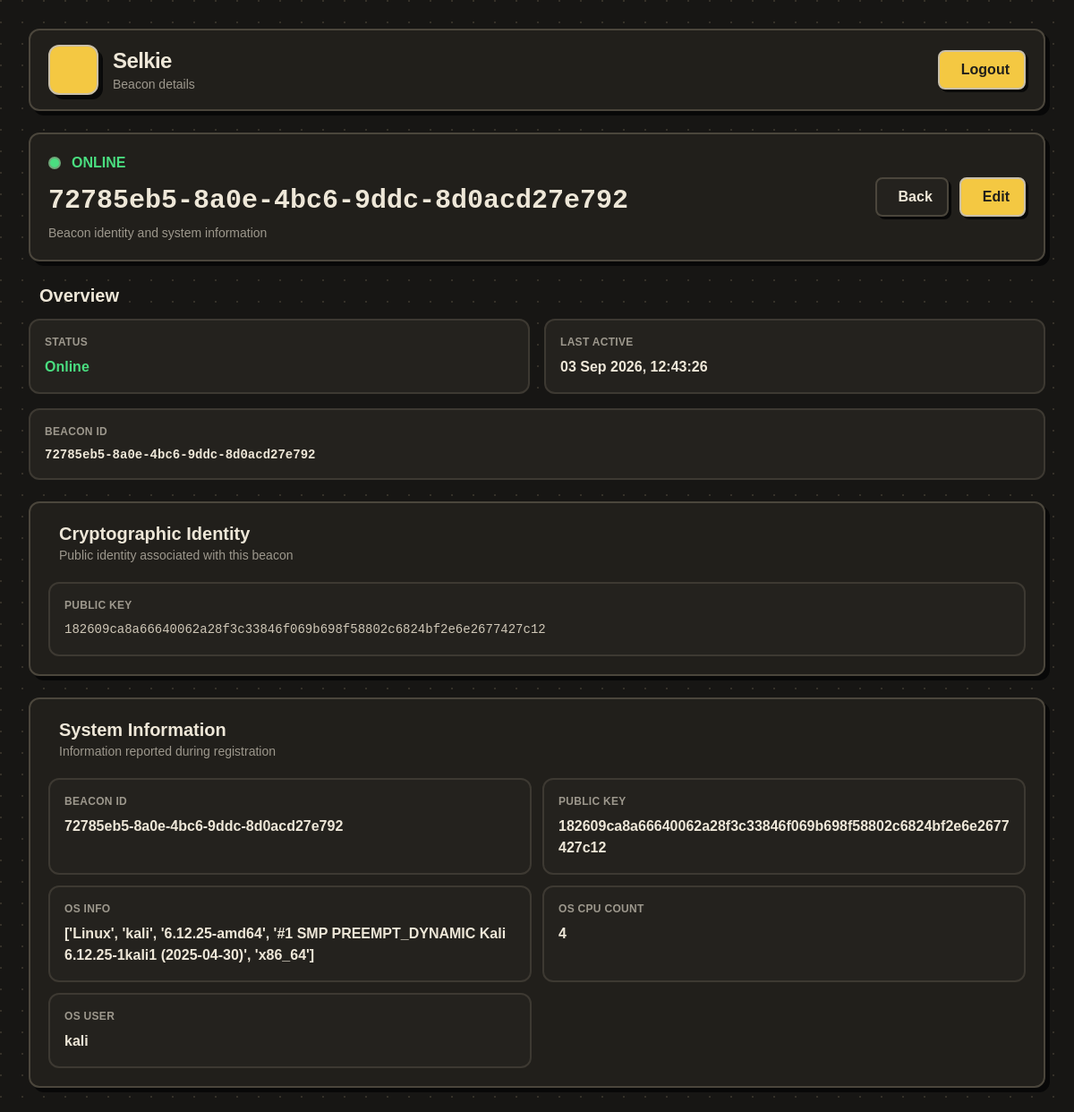
Page /dashboard/beacons/72785eb5-8a0e-4bc6-9ddc-8d0acd27e792 on the committed database.
### db_manager.py (models this page shows)
class Base(DeclarativeBase):
    pass

class Beacon(Base):
    __tablename__ = "beacons"
    id: Mapped[str] = mapped_column(String, primary_key=True)
    public_key: Mapped[str] = mapped_column(String)
    system_info: Mapped[str] = mapped_column(JSON)
    registered_at: Mapped[datetime] = mapped_column(DateTime)
    last_active: Mapped[datetime] = mapped_column(DateTime)
    status: Mapped[str] = mapped_column(String, default="offline")

### dashboard.py (the view)
@dashboard.route("/beacons/<beacon_id>")
def beacon_details(beacon_id):
    with get_session() as session:
        beacon = session.query(Beacon).filter_by(id=beacon_id).first()
        if not beacon:
            return "Beacon not found", 404
        system_info = beacon.system_info
        json_system_info = json.loads(system_info)
        print("TYPE:", type(json_system_info))
        print("VALUE:", repr(beacon.system_info))
    return render_template(
        "beacon_details.html",
        beacon=beacon,
        system_info=json_system_info
    )

### db_manager.py (called while the page is built)
def get_session():
    return Session(engine)

### templates/beacon_details.html (shortened to what this page needs)
<!DOCTYPE html>
<html lang="en">
<head>
    <script src="https://cdn.tailwindcss.com"></script>
</head>
<body class="min-h-screen w-full">
    <div class="min-h-screen w-full p-5 md:p-8">
        <header class="retro-card rounded-xl px-5 py-4 mb-6
                       flex items-center justify-between">
            <div class="flex items-center gap-4">
                <div class="inline-flex items-center justify-center
                            w-14 h-14 rounded-xl
                            bg-[#f4c842]
                            border-2 border-[#c9bfa9]
                            shadow-[5px_5px_0_#090909]
                            shrink-0">
                </div>
                <div>
                    <h1 class="text-2xl font-black tracking-tight">
                        Selkie
                    </h1>
                    <p class="text-sm muted">
                        Beacon details
                    </p>
                </div>
            </div>
            <a
                href="/auth/logout"
                class="retro-btn rounded-lg px-4 py-2
                       font-bold flex items-center gap-2"
            >
                <span class="hidden sm:inline">
                    Logout
                </span>
            </a>
        </header>
        <main class="max-w-6xl mx-auto">
            <section class="retro-card rounded-xl p-5 mb-6">
                <div class="flex flex-col md:flex-row
                            md:items-center
                            md:justify-between gap-5">
                    <div class="min-w-0">
                        <div class="flex items-center gap-3 mb-3">
                            {% if beacon.status == "online" %}
                                <span
                                    class="w-3.5 h-3.5 rounded-full
                                           bg-green-400
                                           border-2 border-[#6fa879]"
                                ></span>
                                <span class="font-black text-green-400">
                                    ONLINE
                                </span>
                            {% endif %}
                        </div>
                        <h2 class="text-2xl sm:text-3xl
                                   font-black break-all mono">
                            {{ beacon.id }}
                        </h2>
                        <p class="text-sm muted mt-2">
                            Beacon identity and system information
                        </p>
                    </div>
                    <div class="flex gap-3 shrink-0">
                        <a
                            href="{{ url_for('dashboard.beacons') }}"
                            class="secondary-btn rounded-lg px-4 py-2
                                   font-bold flex items-center gap-2"
                        >
                            Back
                        </a>
                        <a
                            href="{{ url_for('dashboard.edit_beacon', beacon_id=beacon.id) }}"
                            class="retro-btn rounded-lg px-4 py-2
                                   font-bold flex items-center gap-2"
                        >
                            Edit
                        </a>
                    </div>
                </div>
            </section>
            <section class="mb-6">
                <div class="flex items-center gap-3 mb-3">
                    <h3 class="section-title text-xl font-black">
                        Overview
                    </h3>
                </div>
                <div class="grid grid-cols-1 md:grid-cols-2
                            xl:grid-cols-3 gap-4">
                    <div class="info-row rounded-xl p-4">
                        <div class="text-xs font-bold uppercase
                                    tracking-wide muted">
                            Status
                        </div>
                        <div class="mt-2 font-black">
                            {% if beacon.status == "online" %}
                                <span class="text-green-400">
                                    Online
                                </span>
                            {% else %}
                                <span class="text-red-400">
                                    Offline
                                </span>
                            {% endif %}
                        </div>
                    </div>
                    <div class="info-row rounded-xl p-4">
                        <div class="text-xs font-bold uppercase
                                    tracking-wide muted">
                            Last Active
                        </div>
                        <div class="mt-2 font-black">
                            {% if beacon.last_active %}
                                {{ beacon.last_active.strftime(
                                    "%d %b %Y, %H:%M:%S"
                                ) }}
                            {% else %}
                                <span class="muted">
                                    Never
                                </span>
                            {% endif %}
                        </div>
                    </div>
                    <div class="info-row rounded-xl p-4
                                md:col-span-2 xl:col-span-1">
                        <div class="text-xs font-bold uppercase
                                    tracking-wide muted">
                            Beacon ID
                        </div>
                        <div class="mt-2 font-black mono
                                    text-sm break-all">
                            {{ beacon.id }}
                        </div>
                    </div>
                </div>
            </section>
            <section class="retro-card rounded-xl p-5 mb-6">
                <div class="flex items-center gap-3 mb-5">
                    <div>
                        <h3 class="text-xl font-black">
                            Cryptographic Identity
                        </h3>
                        <p class="text-sm muted">
                            Public identity associated with this beacon
                        </p>
                    </div>
                </div>
                <div class="info-row rounded-xl p-4">
                    <div class="text-xs font-bold uppercase
                                tracking-wide muted mb-2">
                        Public Key
                    </div>
                    <div class="mono text-sm break-all
                                text-[#cfc7b7] leading-relaxed">
                        {% if beacon.public_key %}
                            {{ beacon.public_key }}
                        {% else %}
                            <span class="muted">
                                No public key available
                            </span>
                        {% endif %}
                    </div>
                </div>
            </section>
            <section class="retro-card rounded-xl p-5">
                <div class="flex items-center gap-3 mb-5">
                    <div>
                        <h3 class="text-xl font-black">
                            System Information
                        </h3>
                        <p class="text-sm muted">
                            Information reported during registration
                        </p>
                    </div>
                </div>
                {% if system_info %}
                    <div class="grid grid-cols-1 md:grid-cols-2
                                gap-3">
                        {% for key, value in system_info.items() %}
                            <div class="info-row rounded-xl p-4">
                                <div class="text-xs font-bold
                                            uppercase tracking-wide
                                            muted mb-2">
                                    {{ key | replace("_", " ") }}
                                </div>
                                <div class="font-bold break-words">
                                    {{ value }}
                                </div>
                            </div>
                        {% endfor %}
                    </div>
                {% endif %}
            </section>
        </main>
    </div>
</body>
</html>

### templates/beacon_details.html (style rules this page uses)
body { background: #171614; background-image: radial-gradient( circle at 1px 1px, #353129 1px, transparent 0 ); background-size: 24px 24px; font-family: "Trebuchet MS", sans-serif; color: #eee7d8; }
.retro-card { background: #211f1b; border: 2px solid #4b463c; box-shadow: 5px 5px 0 #080808; }
.retro-btn { background: #f4c842; color: #201f1b; border: 2px solid #c9bfa9; box-shadow: 3px 3px 0 #080808; transition: .12s; }
.secondary-btn { background: #24221e; color: #eee7d8; border: 2px solid #4b463c; box-shadow: 3px 3px 0 #080808; transition: .12s; }
.info-row { background: #24221e; border: 2px solid #3d3932; }
.section-title { color: #eee7d8; }
.muted { color: #9d988d; }
.mono { font-family: monospace; }

### rows in the picture
Beacon: id "72785eb5-8a0e-4bc6-9ddc-8d0acd27e792", last_active "03 Sep 2026, 12:43:26", public_key "182609ca8a66640062a28f3c33846f069b698f58802c6824bf2e6e2677427c12"

### other values in the picture
{{ key | replace("_", " ") }} "BEACON ID" "PUBLIC KEY" "OS INFO" "OS CPU COUNT" "OS USER"
{{ value }} "72785eb5-8a0e-4bc6-9ddc-8d0acd27e792" "182609ca8a66640062a28f3c33846f069b698f58802c6824bf2e6e2677427c12" "['Linux', 'kali', '6.12.25-amd64', '#1 SMP PREEMPT_DYNAMIC Kali 6.12.25-1kali1 (2025-04-30)', 'x86_64']" "4" "kali"
